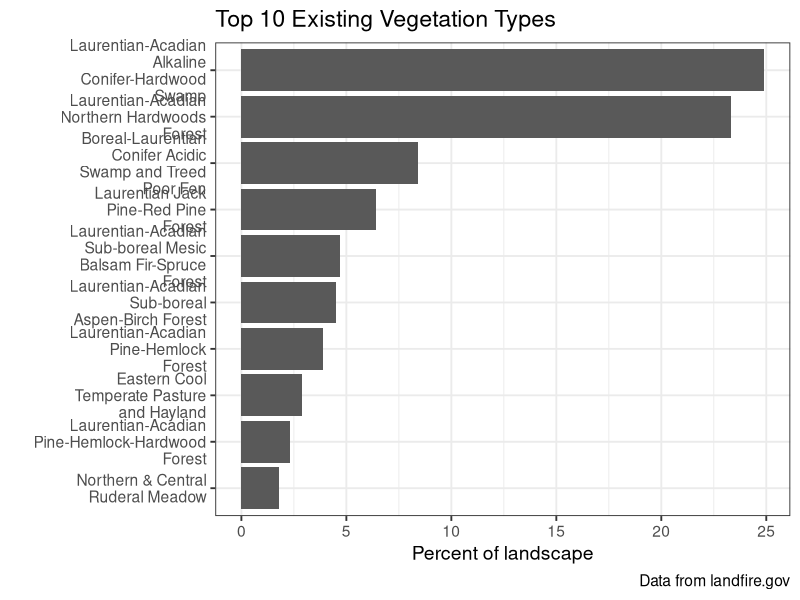
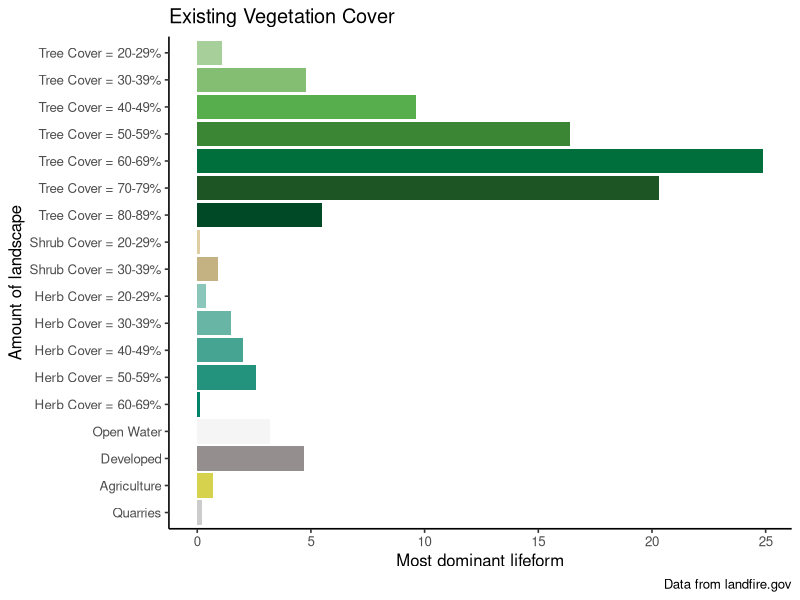
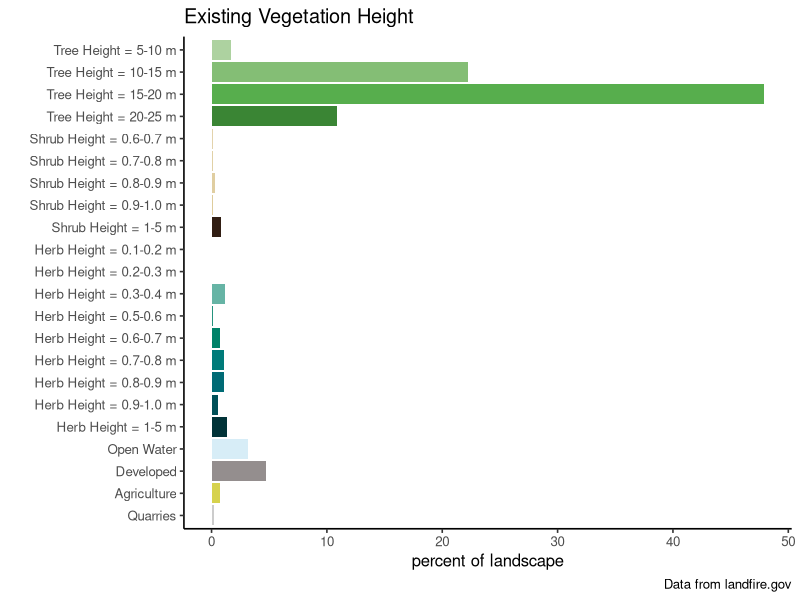

R code for these plots, in order:
## ---- chunk 1
library(tidyverse)

## ---- chunk 2
evtname <- read.csv(file = "data/evt_aoi_attributes.csv") %>%
  group_by(EVT_NAME) %>%
  summarize(ACRES = sum(ACRES),
            REL_PERCENT = sum(REL_PERCENT)) %>%
  arrange(desc(REL_PERCENT)) %>%
  filter(!EVT_NAME %in% c("Open Water","Developed-Roads")) |> 
  top_n(n = 10, wt = REL_PERCENT)

# plot
evtChart <-
  ggplot(data = evtname, aes(x = EVT_NAME, y = REL_PERCENT)) +
  geom_bar(stat = "identity") +
  labs(
    title = "Top 10 Existing Vegetation Types",
    caption = "Data from landfire.gov",
    x = "",
    y = "Percent of landscape") +
  scale_x_discrete(limits = rev(evtname$EVT_NAME),
                   labels = function(x) str_wrap(x, width = 18)) +
  coord_flip() +
  theme_bw(base_size = 14)



evtChart
## ---- chunk 3
evcname <- read.csv("data/evc_aoi_attributes.csv")

# create "type" column based on conditions
evcname <- evcname %>% mutate(type = if_else(Value %in% 11, "Open Water",
                                             if_else(Value %in% 12, "Snow / Ice",
                                                     if_else(Value %in% c(13:25), "Developed",
                                                             if_else(Value %in% 31, "Barren",
                                                                     if_else(Value %in% c(60:70), "Agriculture",
                                                                             if_else(Value %in% 32, "Quarries",
                                                                                     if_else(Value %in% 100, "Sparse Vegetation",
                                                                                             if_else(Value %in% c(101:199), "Tree",
                                                                                                     if_else(Value %in% c(201:299), "Shrub",
                                                                                                             if_else(Value %in% c(301:399), "Herb",
                                                                                                                     "Other")))))))))))

# create reverse substr() function
revSubstr <- function(x, start, stop) {
  x <- strsplit(x, "")
  sapply(x, 
         function(x) paste(rev(rev(x)[start:stop]), collapse = ""), 
         USE.NAMES = FALSE)  }

# create cover column based on 2nd and 3rd to last Values of classname
# if "Other" type, make 0
evcname <- evcname %>% mutate(cover = as.numeric(if_else(Value > 100,
                                                         revSubstr(evcname$CLASSNAMES, start = 2, stop = 3),
                                                         "0")))

# create bin breaks for grouping
breaks <- seq(0, 100, 10)
# create intervals for grouping and summarize
# also create factor order for "type"
evcgroup <- evcname %>%
  mutate(interval = cut(cover,
                        breaks, 
                        include.lowest = TRUE, 
                        right = T,
                        labels = c("0-9", "10-19", "20-29", "30-39", "40-49", "50-59", "60-69", "70-79", 
                                   "80-89", "90-100")),
         type = factor(type, levels = c("Tree", "Shrub", "Herb", "Open Water", "Snow / Ice", "Developed", "Agriculture", "Sparse Vegetation", "Barren", "Quarries", "Other"))) %>%
  group_by(type, interval) %>%
  summarize(Freq = sum(Freq),
            ACRES = sum(ACRES),
            REL_PERCENT = sum(REL_PERCENT))

# add label and legend names based on condition
evcgroup <- evcgroup %>% mutate(label = if_else(type %in% c("Tree", "Shrub", "Herb"),
                                                paste0(type, " Cover = ", interval, "%"), as.character(type)),
                                legend = if_else(type %in% c("Tree", "Shrub", "Herb", "Open Water"),
                                                 type, as.factor("Other")))

# turn current label order to factors
evclabel.list <- evcgroup$label
evcgroup <- evcgroup %>% mutate(label = fct_rev(factor(label, evclabel.list)))



# create factor level colors for legend (original from Myles)
## cols <- c("Tree" = "#196F3D", "Shrub" = "#229954", "Herb" = "#52BE80", "Open Water" = "#7FB3D5",
##          "Other" = "#808B96")

# join in custom cols column to color bars by specific label

evc_group_cols <- read.csv("data/evc_group_acc.csv")

evcgroup <- left_join(evcgroup, evc_group_cols, by = "label")

evcgroup$label <- factor(evcgroup$label, levels = rev(evcgroup$label))

evcgroup <- evcgroup %>%
  filter(REL_PERCENT > 0.01)

# plot
evcChart <-
  ggplot(data = evcgroup, aes(x = label, y = REL_PERCENT, fill = colors)) +
  geom_bar(stat = "identity") +
  labs(
    title = "Existing Vegetation Cover",
    caption = "Data from landfire.gov",
    x = "Amount of landscape",
    y = "Most dominant lifeform") +
  scale_fill_identity() +
  coord_flip() +
  theme_classic(base_size = 12)+
  theme(legend.position = "none") 


evcChart


## ---- chunk 4

# load evh attribute table
evhname <- read.csv(file = "data/evh_aoi_attributes.csv")


# create "type" column based on conditions
evhname <- evhname %>% mutate(type = if_else(Value %in% 11, "Open Water",
                                             if_else(Value %in% 12, "Snow / Ice",
                                                     if_else(Value %in% c(13:25), "Developed",
                                                             if_else(Value %in% 31, "Barren",
                                                                     if_else(Value %in% c(60:70), "Agriculture",
                                                                             if_else(Value %in% 32, "Quarries",
                                                                                     if_else(Value %in% 100, "Sparse Vegetation",
                                                                                             if_else(Value %in% c(101:199), "Tree",
                                                                                                     if_else(Value %in% c(201:299), "Shrub",
                                                                                                             if_else(Value %in% c(301:399), "Herb",
                                                                                                                     "Other"))))))))))) %>%
  mutate(height_m = if_else(type %in% "Tree", (Value -100),
                            if_else(type %in% "Shrub", ((Value - 200) / 10),
                                    if_else(type %in% "Herb", ((Value - 300) / 10), 0))) %>%
           as.character() %>% as.numeric())

# create bin breaks for grouping
breaks <- c(0, 0.1, 0.2, 0.3, 0.4, 0.5, 0.6, 0.7, 0.8, 0.9, 1, 5, 10, 15, 20, 25, 30, 35, 40, 45, 50, 55, 60, 65, 70, 75, 80, 85, 90, 95, 100)

# create intervals for grouping and summarize
# also create factor order for "type"
evhgroup <- evhname %>%
  mutate(interval = cut(height_m,
                        breaks, 
                        include.lowest = TRUE, 
                        right = F,
                        labels = c("0", "0.1-0.2", "0.2-0.3", "0.3-0.4" ,"0.4-0.5", "0.5-0.6", "0.6-0.7", "0.7-0.8", "0.8-0.9", "0.9-1.0", "1-5", "5-10", "10-15", "15-20", "20-25", "25-30", "30-35", "35-40", "40-45", "45-50", "50-55", "55-60", "60-65", "65-70", "70-75", "75-80", "80-85", "85-90", "90-95", "95-100")),
         type = factor(type, levels = c("Tree", "Shrub", "Herb", "Open Water", "Snow / Ice", "Developed", "Agriculture", "Sparse Vegetation", "Barren", "Quarries", "Other"))) %>%
  group_by(type, interval) %>%
  summarise(Value = sum(Value),
            ACRES = sum(ACRES),
            REL_PERCENT = sum(REL_PERCENT))



# add label and legend names based on condition
evhgroup <- evhgroup %>% mutate(label = if_else(type %in% c("Tree", "Shrub", "Herb"),
                                                paste0(type, " Height = ", interval, " m"), as.character(type)),
                                legend = if_else(type %in% c("Tree", "Shrub", "Herb", "Open Water"),
                                                 type, as.factor("Other")))
# turn current label order to factors
evhlabel.list <- evhgroup$label
evhgroup <- evhgroup %>% mutate(label = fct_rev(factor(label, evhlabel.list)))

# create factor level colors for legend
##cols <- c("Tree" = "#196F3D", "Shrub" = "#229954", "Herb" = "#52BE80", "Open Water" = "#7FB3D5","Other" = "#808B96")

# join in custom cols column to color bars by specific label

evh_group_cols <- read.csv("data/evh_group_acc.csv")

evhgroup <- left_join(evhgroup, evh_group_cols, by = "label")

evhgroup$label <- factor(evhgroup$label, levels = rev(evhgroup$label))

evhgroup <- evhgroup %>%
  filter(REL_PERCENT > 0.01)

# plot
evhChart <-
ggplot(data = evhgroup, aes(x = label, y = REL_PERCENT, fill = colors)) +
  geom_bar(stat = "identity") +
  labs(
    title = "Existing Vegetation Height",
    caption = "Data from landfire.gov",
    x = "",
    y = "percent of landscape") +
  scale_fill_identity() +
  coord_flip() +
  theme_classic(base_size = 12)+
  theme(legend.position = "none")

evhChart



# plot with original color scheme
# evhChart <-
# ggplot(data = evhgroup, aes(x = label, y = REL_PERCENT, fill = legend)) +
#   geom_bar(stat = "identity") +
#   labs(
#     title = "Existing Vegetation Height",
#     subtitle = "landscape_name",
#     caption = "Data from landfire.gov.",
#     x = "",
#     y = "percent of landscape") +
#   scale_fill_manual(values = cols, name = "") +
#   coord_flip() +
#   theme_bw()
# 
# evhChart





